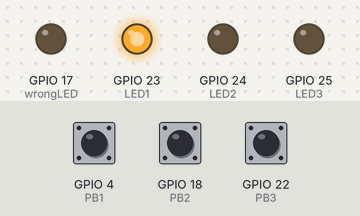
Simulated run of this program. Board: Raspberry Pi (BCM pin numbers). Parts: output pins drawn as LEDs (lit = HIGH). Inputs (shaded band) come from the test bench; at power-on: GPIO 4 (PB1) HIGH, GPIO 18 (PB2) HIGH, GPIO 22 (PB3) HIGH. Random numbers come from a fixed seed.

Above: at 1.2 s.
1.3 s: GPIO 4 (PB1) pulled LOW for 1 s
At 5.2 s:
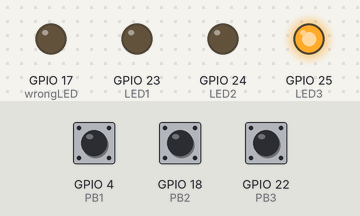
5.3 s: GPIO 18 (PB2) pulled LOW for 1 s
At 7.4 s:
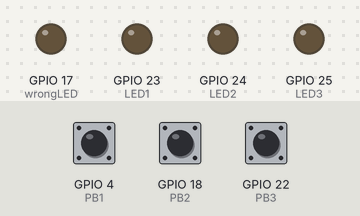
8.3 s: GPIO 18 (PB2) pulled LOW for 3.2 s
At 8.9 s:
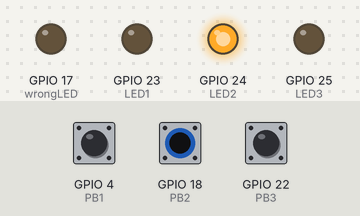
13.3 s: GPIO 4 (PB1) pulled LOW for 3.2 s
At 14.2 s:
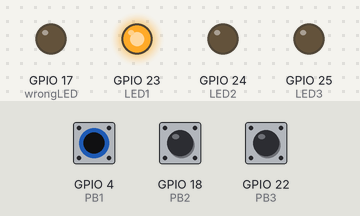
Timing chart, 0 to 19.2 s (numbered marks = the images above; inputs shaded):
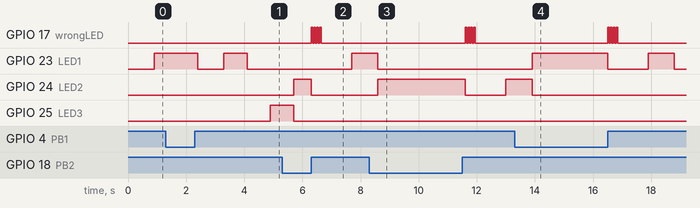

Measured:
- after the input at 1.3 s, GPIO 25 (LED3): LOW → HIGH after 3.6 s
- after the input at 5.3 s, GPIO 17 (wrongLED): alternates HIGH for 0.05 s and LOW for 0.05 s, 8 changes in all, then stays LOW, starting after 1.0 s; GPIO 23 (LED1): LOW → HIGH after 2.4 s; GPIO 24 (LED2): LOW → HIGH after 0.40 s, → LOW 0.60 s later
- after the input at 8.3 s, GPIO 17 (wrongLED): alternates HIGH for 0.05 s and LOW for 0.05 s, 8 changes in all, then stays LOW, starting after 3.3 s; GPIO 24 (LED2): LOW → HIGH after 0.30 s, → LOW 3.0 s later, → HIGH 1.4 s later
- after the input at 13.3 s, GPIO 17 (wrongLED): alternates HIGH for 0.05 s and LOW for 0.05 s, 8 changes in all, then stays LOW, starting after 3.2 s; GPIO 23 (LED1): LOW → HIGH after 0.60 s, → LOW 2.6 s later, → HIGH 1.4 s later, → LOW 0.90 s later

The program:

simon.py
```python
#Simon game
#uses LED outputs: 23,24,25
#uses PB inputs:4, 18, 22

import RPi.GPIO as GPIO
import random
import time


GPIO.setwarnings(False)
GPIO.setmode(GPIO.BCM)

PB1=4
PB2=18
PB3=22
wrongLED=17

LED1=23
LED2=24
LED3=25

GPIO.setup(PB1,GPIO.IN,pull_up_down=GPIO.PUD_UP)
GPIO.setup(PB2,GPIO.IN,pull_up_down=GPIO.PUD_UP)
GPIO.setup(PB3,GPIO.IN,pull_up_down=GPIO.PUD_UP)

GPIO.setup(LED1,GPIO.OUT,initial=0)
GPIO.setup(LED2,GPIO.OUT,initial=0)
GPIO.setup(LED3,GPIO.OUT,initial=0)
GPIO.setup(wrongLED,GPIO.OUT,initial=0)

sequence=[]
answerSequence=[]
level=1

#Sets the sequence by appending to the array
def setSequence():
        global sequence
        sequence.append(random.choice([LED1,LED2,LED3]))
        return sequence

def playSequence(sequence,difficulty):
	pause=1-(0.1*difficulty)
	if (difficulty>8):
		pause=0.2
	for x in range(0,len(sequence)):
		time.sleep(pause)
		GPIO.output(sequence[x],1)
		time.sleep(pause)
		GPIO.output(sequence[x],0)
	return 0

def blink(LED,times,pause):
        i=0
        while(i<(times+1)):
                GPIO.output(LED,1)
                time.sleep(pause)
                GPIO.output(LED,0)
                time.sleep(pause)
                i=i+1

sequenceToken=1
level=1
try:
	while(1):
		if(sequenceToken): #runs before user attempt
			answerSequence=[] #empty out answerSequence
			setSequence() #append to the sequence
			playSequence(sequence,level) #turn on the corresponding lights on with corresponding difficulty
			sequenceToken=0 #flags readiness to take user input
		else: #runs while waiting for user input
			answerToken=1 #when loop starts, ensure that answerSequence can be appended
			while((GPIO.input(PB1))and(GPIO.input(PB2))and(GPIO.input(PB3))): #ensures we stay in the loop before button press
				time.sleep(0.001)
			while(GPIO.input(PB1)==0): #ensures proper LED lights up while they're pressing it and makes sure there's a one time addition to answerSequence
				if(answerToken==1):
					answerSequence.append(LED1)
					answerToken=0
				GPIO.output(LED1,1)
				time.sleep(0.2)
			GPIO.output(LED1,0)
			while(GPIO.input(PB2)==0): #same as above
				if(answerToken==1):
					answerSequence.append(LED2)
					answerToken=0
				GPIO.output(LED2,1)
				time.sleep(0.2)
			GPIO.output(LED2,0)
			while(GPIO.input(PB3)==0): #same as above
				if(answerToken==1):
					answerSequence.append(LED3)
					answerToken=0
				GPIO.output(LED3,1)
				time.sleep(0.2)
			GPIO.output(LED3,0)
			if(answerSequence==sequence[0:len(answerSequence)]):
				sequenceToken=0 #as long as they're right so far, continue polling
				if(len(answerSequence)==len(sequence)): #if they've gotten the whole sequence right, stop polling, set up new sequence
					sequenceToken=1
					level=level+1 #means they got it right, increment difficulty
			else: #if they're wrong, go back to beginning, set a whole new sequence
				sequenceToken=1 #closes loop if they're right or finished
				sequence=[]#resets the sequence
				level=1 #resets difficulty level
				blink(wrongLED,3,0.05)

			time.sleep(0.1)#ensures debouncing takes place
except KeyboardInterrupt:
	GPIO.cleanup()
GPIO.cleanup()
```
